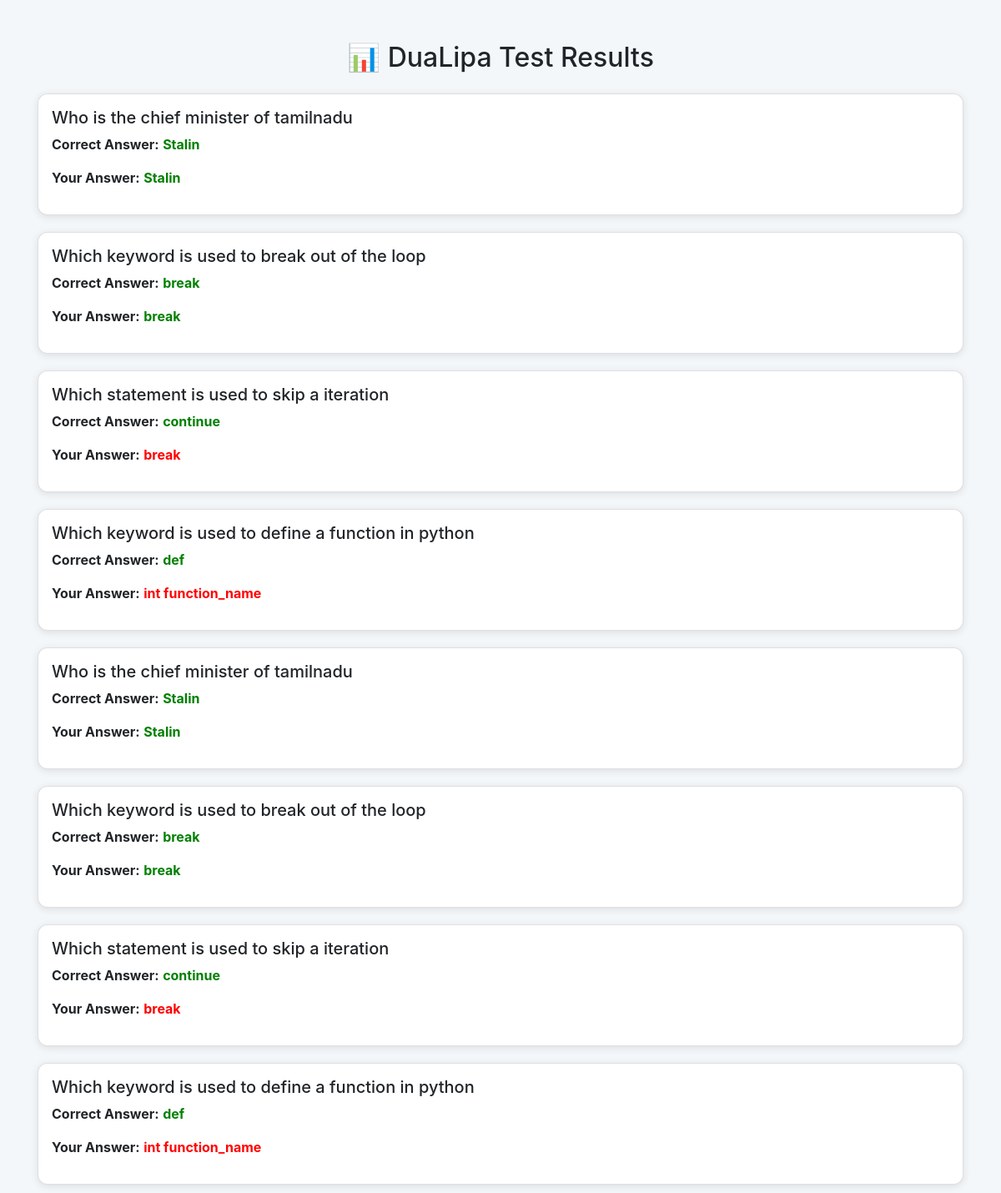
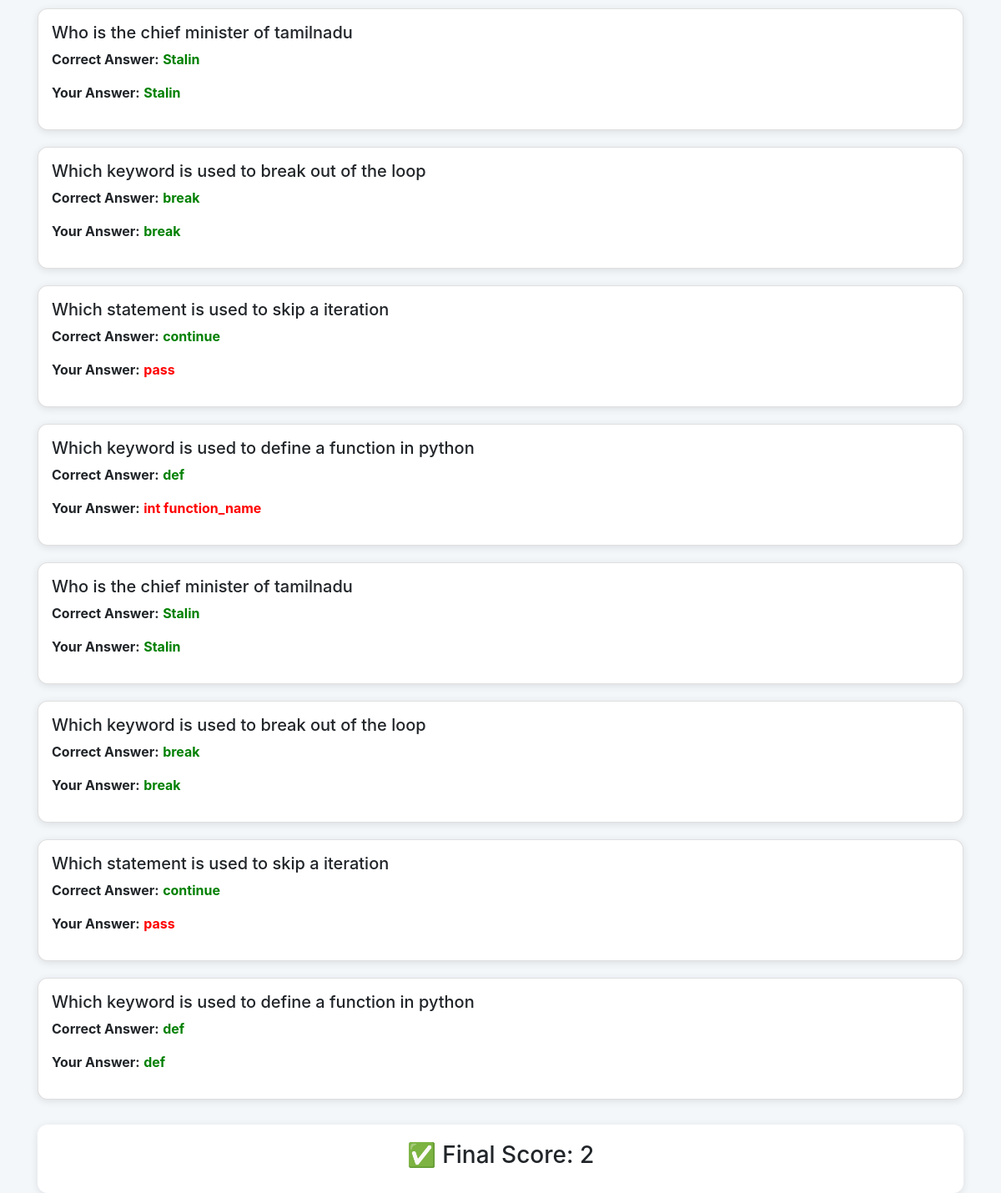
Page /viewstudentscore/DuaLipa on the committed database (2 pictures, top to bottom).
### Quiz/models.py (models this page shows, shortened)
class Students(models.Model):
    Student_name=models.CharField(max_length=200)
    Student=models.OneToOneField(User,on_delete=models.CASCADE)
    Email=models.EmailField(max_length=255)
    score=models.IntegerField()
    Staff=models.ForeignKey(Staff,on_delete=models.CASCADE)
    took_test=models.BooleanField(default=False)

class Student_results(models.Model):
    student=models.ForeignKey(Students,on_delete=models.CASCADE)
    Question=models.CharField(max_length=300)
    student_answer=models.CharField(max_length=200)
    correct_answer=models.CharField(max_length=200)
    took_test=models.BooleanField(default=False)

### Quiz/views.py (the view)
# urls.py: path('viewstudentscore/<str:student>',view_score_staff,name='staff-score')
def view_score_staff(request,student):
    student=Students.objects.get(Student_name=student)
    data=Student_results.objects.filter(student=student)
    score=student.score
    return render(request,'view_score.html',{'answers':data,'score':score,'student':student.Student_name})

### Quiz/templates/view_score.html (shortened to what this page needs)
<!DOCTYPE html>
<html lang="en">
<head>
  <link rel="stylesheet" href="https://stackpath.bootstrapcdn.com/bootstrap/4.5.2/css/bootstrap.min.css">
</head>
<body>
  <div class="container">
    {% if student %}
          <h2 class="mb-4 text-center">📊 {{student}} Test Results</h2>
    {% else %}
    <h2 class="mb-4 text-center">📊 Your Test Results</h2>
    {% endif %}
    {% for ans in answers %}
      <div class="card p-3">
        <h5>{{ ans.Question }}</h5>
        <p><strong>Correct Answer:</strong> <span class="correct">{{ ans.correct_answer }}</span></p>
        <p><strong>Your Answer:</strong>
          {% if ans.student_answer == ans.correct_answer %}
            <span class="correct">{{ ans.student_answer }}</span>
          {% else %}
            <span class="wrong">{{ ans.student_answer}}</span>
          {% endif %}
        </p>
      </div>
    {% endfor %}
    <div class="score-box">
      <h3>✅ Final Score: {{ score }}</h3>
    </div>
  </div>
</body>
</html>

### Quiz/templates/view_score.html (style rules this page uses)
body { background: #f4f7fa; }
.container { margin-top: 50px; }
.card { margin-bottom: 20px; border-radius: 12px; box-shadow: 0 2px 10px rgba(0,0,0,0.1); }
.correct { color: green; font-weight: bold; }
.wrong { color: red; font-weight: bold; }
.score-box { margin-top: 30px; padding: 20px; background: #fff; border-radius: 12px; text-align: center; box-shadow: 0 2px 10px rgba(0,0,0,0.1); }

### rows in the picture
Students: Student_name "DuaLipa"
Student_results: Question "Who is the chief minister of tamilnadu", correct_answer "Stalin", student_answer "Stalin"
Student_results: Question "Which keyword is used to break out of the loop", correct_answer "break", student_answer "break"
Student_results: Question "Which statement is used to skip a iteration", correct_answer "continue", student_answer "break"
Student_results: Question "Which keyword is used to define a function in python", correct_answer "def", student_answer "int function_name"
Student_results: Question "Who is the chief minister of tamilnadu", correct_answer "Stalin", student_answer "Stalin"
Student_results: Question "Which keyword is used to break out of the loop", correct_answer "break", student_answer "break"
Student_results: Question "Which statement is used to skip a iteration", correct_answer "continue", student_answer "break"
Student_results: Question "Which keyword is used to define a function in python", correct_answer "def", student_answer "int function_name"
Student_results: Question "Who is the chief minister of tamilnadu", correct_answer "Stalin", student_answer "Stalin"
Student_results: Question "Which keyword is used to break out of the loop", correct_answer "break", student_answer "break"
Student_results: Question "Which statement is used to skip a iteration", correct_answer "continue", student_answer "pass"
Student_results: Question "Which keyword is used to define a function in python", correct_answer "def", student_answer "int function_name"
Student_results: Question "Who is the chief minister of tamilnadu", correct_answer "Stalin", student_answer "Stalin"
Student_results: Question "Which keyword is used to break out of the loop", correct_answer "break", student_answer "break"
Student_results: Question "Which statement is used to skip a iteration", correct_answer "continue", student_answer "pass"
Student_results: Question "Which keyword is used to define a function in python", correct_answer "def", student_answer "def"

### other values in the picture
{{ score }} "2"
